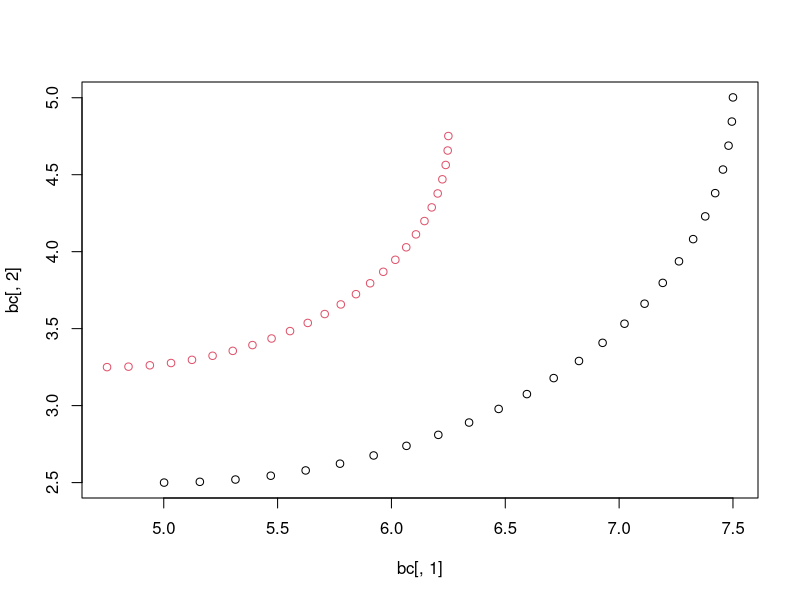

Write the R code that produced this figure.
c1 <- NULL;
c2 <- NULL;
TT <- 75:100;
TT <- TT / 100;
TT <- TT * 2 * 3.142;
x0 <- 5.0;
y0 <- 5.0;
r0 <- 2.5;
x1 <- 4.75;
y1 <- 4.75;
r1 <- 1.5;
for (t in TT)
{
  x <- r0 * cos(t) + x0;
  y <- r0 * sin(t) + y0;
  c1 <- rbind(c1,c(x,y));
  
  x <- r1 * cos(t) + x1;
  y <- r1 * sin(t) + y1;
  c2 <- rbind(c2,c(x,y));
}
#print(c2);
bc <- rbind(c1,c2);

clusters <- hclust(dist(bc),method="single");
clusters <- cutree(clusters,2);
print(clusters);
plot(bc[,1],bc[,2], col = clusters);
#plot(bc[,1],bc[,2]);

#Fit circle one...

xbar <- mean(c2[,1]);
ybar <- mean(c2[,2]);
u <- c2[,1] - xbar;
v <- c2[,2] - ybar;
N <- length(v);
suu <- 0
suv <- 0;
svv <- 0;
suuu <- 0;
svvv <- 0;
suvv <- 0;
svuu <- 0;
for (i in 1:N)
{
  ui <- u[i];
  vi <- v[i];
  
  suu <- suu + ui*ui;
  suv <- suv + ui*vi;
  svv <- svv + vi*vi;
  suuu <- suuu + ui*ui*ui;
  svvv <- svvv + vi*vi*vi;
  suvv <- suvv + ui*vi*vi;
  svuu <- svuu + vi*ui*ui;
}

A <- matrix(nrow=2,ncol=2,0);
A[1,1] <- suu;
A[1,2] <- suv;
A[2,1] <- suv;
A[2,2] <- svv;
b <- matrix(nrow=2,ncol=1,0);
b[1,1] <- 0.5*(suuu + suvv);
b[2,1] <- 0.5*(svvv + svuu);

z <- solve(A)%*%b;
uc <- z[1,1];
vc <- z[2,1];
xc <- uc + xbar;
yc <- vc + ybar;

radius <- sqrt(uc*uc + vc*vc + (suu+svv)/N);



print(xc);
print(yc);
print(radius);


data("iris")
